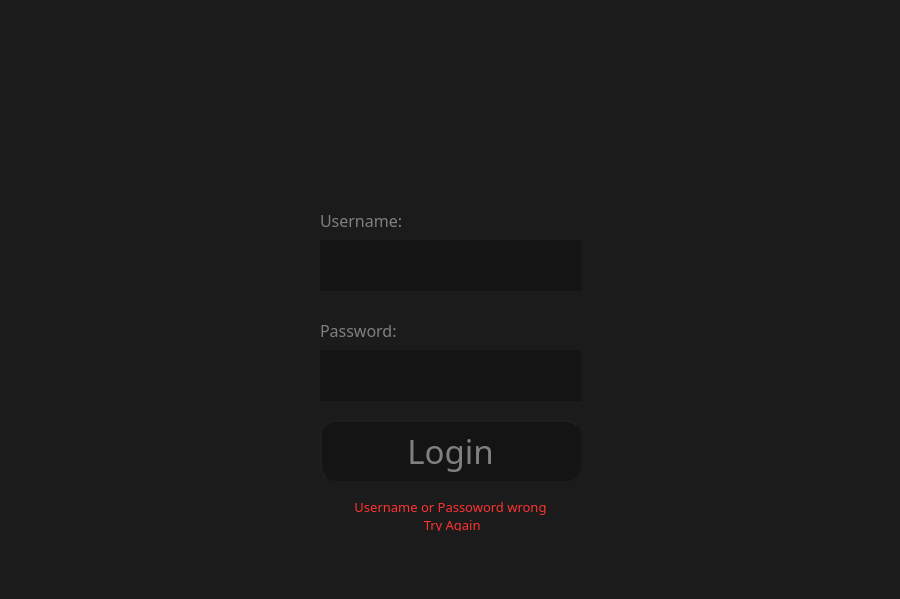
<?xml version="1.0" encoding="UTF-8"?>
<ui version="4.0">
 <class>LoginWindow</class>
 <widget class="QMainWindow" name="LoginWindow">
  <property name="geometry">
   <rect>
    <x>0</x>
    <y>0</y>
    <width>900</width>
    <height>599</height>
   </rect>
  </property>
  <property name="windowTitle">
   <string>MainWindow</string>
  </property>
  <property name="styleSheet">
   <string notr="true">background-color:rgb(27, 27, 27)</string>
  </property>
  <widget class="QWidget" name="centralwidget">
   <widget class="QLabel" name="OppName_2">
    <property name="geometry">
     <rect>
      <x>320</x>
      <y>210</y>
      <width>261</width>
      <height>21</height>
     </rect>
    </property>
    <property name="font">
     <font>
      <family>Stencil</family>
      <pointsize>12</pointsize>
     </font>
    </property>
    <property name="styleSheet">
     <string notr="true">color: gray;</string>
    </property>
    <property name="text">
     <string>Username:</string>
    </property>
   </widget>
   <widget class="QLineEdit" name="LoginPassword">
    <property name="geometry">
     <rect>
      <x>320</x>
      <y>350</y>
      <width>261</width>
      <height>51</height>
     </rect>
    </property>
    <property name="font">
     <font>
      <family>Stencil</family>
      <pointsize>20</pointsize>
     </font>
    </property>
    <property name="styleSheet">
     <string notr="true">color: gray; background-color: rgb(20, 20, 20);</string>
    </property>
    <property name="text">
     <string/>
    </property>
    <property name="maxLength">
     <number>11</number>
    </property>
    <property name="frame">
     <bool>false</bool>
    </property>
    <property name="echoMode">
     <enum>QLineEdit::Password</enum>
    </property>
    <property name="clearButtonEnabled">
     <bool>false</bool>
    </property>
   </widget>
   <widget class="QPushButton" name="LoginNext">
    <property name="geometry">
     <rect>
      <x>320</x>
      <y>420</y>
      <width>261</width>
      <height>61</height>
     </rect>
    </property>
    <property name="font">
     <font>
      <family>Stencil</family>
      <pointsize>25</pointsize>
     </font>
    </property>
    <property name="styleSheet">
     <string notr="true">background-color: rgb(20, 20, 20);
color: gray;
border-style: outset;
border-width: 2px;
border-radius:15px;
border-color: rgb(20, 20, 20);</string>
    </property>
    <property name="text">
     <string>Login</string>
    </property>
   </widget>
   <widget class="QLineEdit" name="LoginUsername">
    <property name="geometry">
     <rect>
      <x>320</x>
      <y>240</y>
      <width>261</width>
      <height>51</height>
     </rect>
    </property>
    <property name="font">
     <font>
      <family>Stencil</family>
      <pointsize>20</pointsize>
     </font>
    </property>
    <property name="styleSheet">
     <string notr="true">color: gray; background-color: rgb(20, 20, 20);</string>
    </property>
    <property name="text">
     <string/>
    </property>
    <property name="maxLength">
     <number>11</number>
    </property>
    <property name="frame">
     <bool>false</bool>
    </property>
    <property name="clearButtonEnabled">
     <bool>false</bool>
    </property>
   </widget>
   <widget class="QLabel" name="OppName">
    <property name="geometry">
     <rect>
      <x>320</x>
      <y>320</y>
      <width>261</width>
      <height>21</height>
     </rect>
    </property>
    <property name="font">
     <font>
      <family>Stencil</family>
      <pointsize>12</pointsize>
     </font>
    </property>
    <property name="styleSheet">
     <string notr="true">color: gray;</string>
    </property>
    <property name="text">
     <string>Password:</string>
    </property>
   </widget>
   <widget class="QLabel" name="WrongLogin">
    <property name="geometry">
     <rect>
      <x>320</x>
      <y>500</y>
      <width>261</width>
      <height>31</height>
     </rect>
    </property>
    <property name="font">
     <font>
      <family>Stencil</family>
      <pointsize>10</pointsize>
      <weight>50</weight>
      <bold>false</bold>
     </font>
    </property>
    <property name="styleSheet">
     <string notr="true">color:rgb(255, 50, 50)</string>
    </property>
    <property name="text">
     <string>Username or Passoword wrong
 Try Again</string>
    </property>
    <property name="alignment">
     <set>Qt::AlignCenter</set>
    </property>
   </widget>
  </widget>
  <widget class="QMenuBar" name="menubar">
   <property name="geometry">
    <rect>
     <x>0</x>
     <y>0</y>
     <width>900</width>
     <height>21</height>
    </rect>
   </property>
  </widget>
  <widget class="QStatusBar" name="statusbar"/>
 </widget>
 <resources/>
 <connections/>
</ui>
